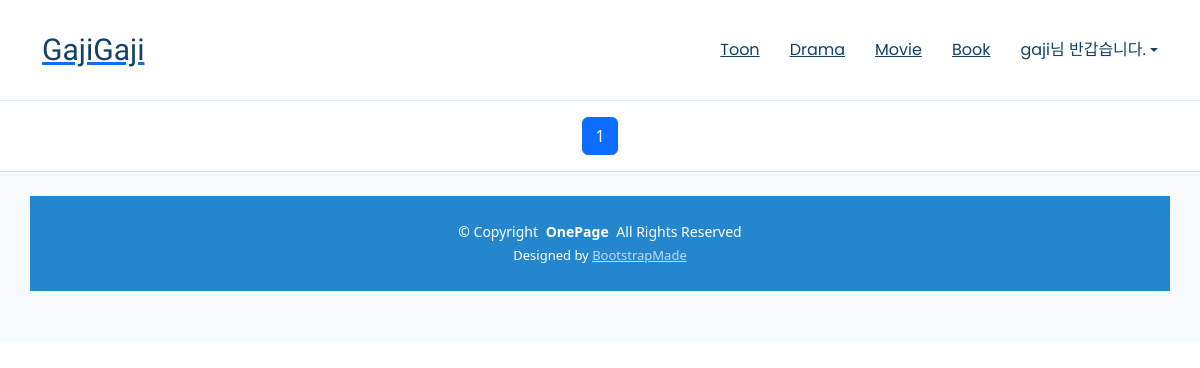
Page /Book/ (signed in) on the earlier database version.
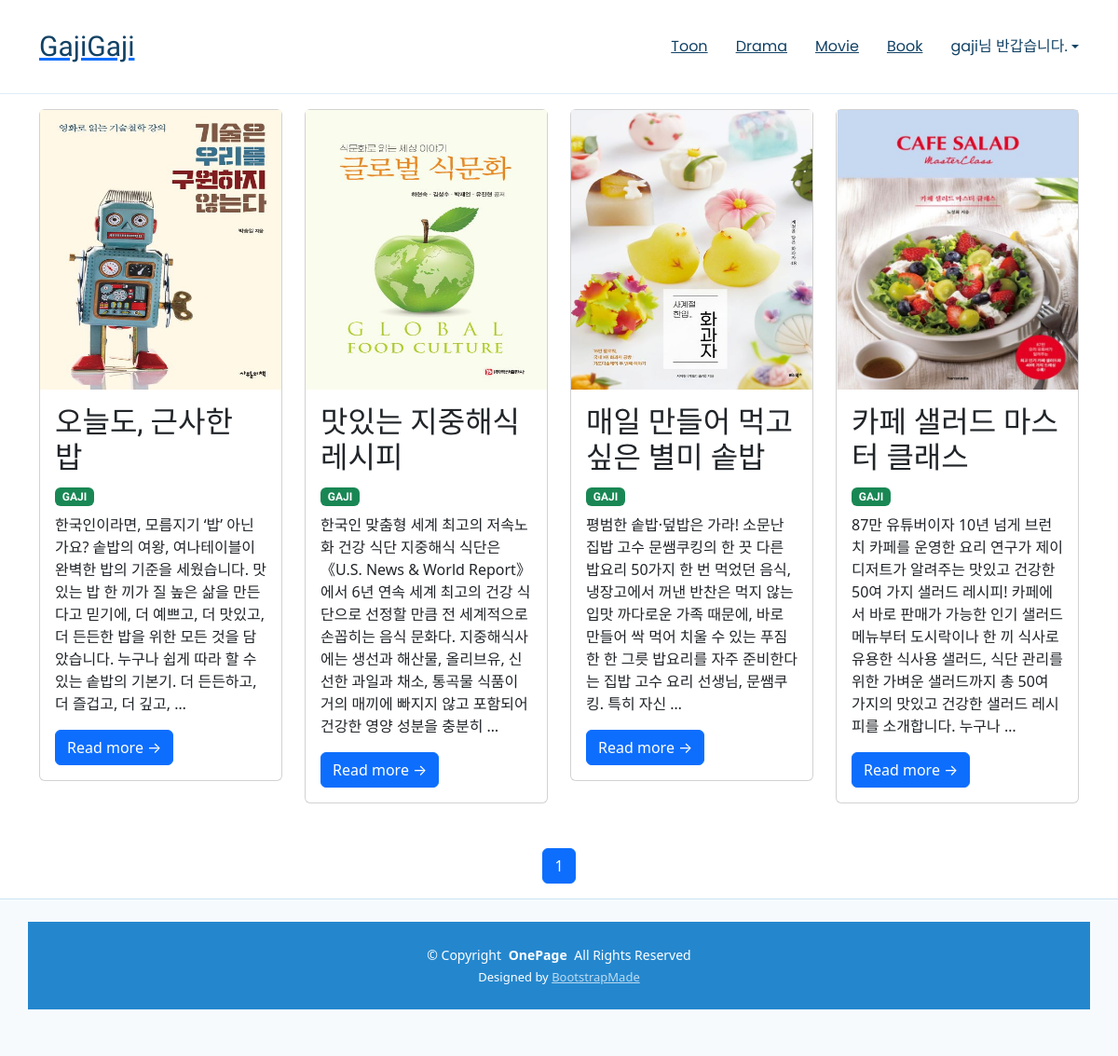
Same page on the later database version.
### Tools/models.py (models this page shows, shortened)
class Post(models.Model):
    title = models.CharField(max_length=100)
    content = models.TextField()
    created_date = models.DateTimeField(auto_now_add=True, null=True)
    modified_date = models.DateTimeField(auto_now=True, null=True)
    uploaded_image = models.ImageField(upload_to='images/', blank=True, null=True)
    updated_date = models.DateTimeField(auto_now=True, null=True, blank=True)
    author = models.ForeignKey(User, on_delete=models.SET_NULL, null=True, related_name='tool_posts')
    Categorytype = models.ForeignKey(Categorytype, on_delete=models.SET_NULL, null=True)
    Categorygenre = models.ForeignKey(Categorygenre, on_delete=models.SET_NULL, null=True)

### Book/views.py (the view)
# urls.py: path('', views.Book_main, name='Book_main'),
def Book_main(request):
    query = request.GET.get('q')
    post_list = Post.objects.filter(Categorytype__name='책').annotate(avg_rating=Avg('ratings__rating')).order_by(
        '-created_date')
    if query:
        post_list = post_list.filter(
            Q(title__icontains=query) | Q(Categorygenre__name__icontains=query)
        )
    paginator = Paginator(post_list, 8)
    page_number = request.GET.get('page')
    page_obj = paginator.get_page(page_number)
    try:
        Book_category = Categorytype.objects.get(name='책')
        categories = [Book_category]
    except Categorytype.DoesNotExist:
        categories = []
    return render(request, 'Book/Book_main.html', {'page_obj': page_obj, 'categories': categories})

### Book/templates/Book/Book_main.html (shortened to what this page needs)
{% extends 'Book/base2.html' %}
{% block main-area %}
<div class = " container mt-3">
    <div class ="row">
    {% for post in page_obj  %}
        <div class="col-lg-3 col-md-4 col-sm-6 mb-4">
            <div class="card mb-4">
                <a href="#!">
                    {% if post.uploaded_image %}
                    <img src="{{ post.uploaded_image.url }}" width="100%" height="300px" alt="uploaded image">
                    {% else %}
                    <img src="https://picsum.photos/seed/{{post.pk}}/854/300" alt="...">
                    {% endif %}
                </a>
                <div class="card-body">
                        <h2 class="card-title">{{post.title}}</h2>
                        {% if post.author %}
                            <h4 class="card-title badge text-bg-success">{{post.author | upper}}</h4>
                        {% endif %}
                        <p class="card-text">{{post.content | truncatewords:45}}</p>
                    <a class="btn btn-primary" href="{% url 'Book_detail' pk=post.pk %}">Read more →</a>
                </div>
            </div>
       </div>
    {% endfor %}
    </div>
</div>
{% endblock %}
{% block pagination %}
<div class="d-flex justify-content-center">
<nav aria-label="Page navigation">
    <ul class="pagination">
        {% for num in page_obj.paginator.page_range %}
            {% if page_obj.number == num %}
                <li class="page-item active"><a class="page-link" href="?page={{ num }}">{{ num }}</a></li>
            {% else %}
                <li class="page-item"><a class="page-link" href="?page={{ num }}">{{ num }}</a></li>
            {% endif %}
        {% endfor %}
    </ul>
</nav>
</div>
{% endblock %}

### Book/templates/Book/base2.html (shortened to what this page needs)
<!DOCTYPE html>
{% load static %}
{% load socialaccount %}
<html lang="ko">
<head>
  <link href="{% static 'assets/vendor/bootstrap/css/bootstrap.min.css' %}" rel="stylesheet">
  <link href="{% static 'assets/vendor/bootstrap-icons/bootstrap-icons.css' %}" rel="stylesheet">
  <link href="{% static 'assets/vendor/aos/aos.css' %}" rel="stylesheet">
  <link href="{% static 'assets/vendor/glightbox/css/glightbox.min.css' %}" rel="stylesheet">
  <link href="{% static 'assets/vendor/swiper/swiper-bundle.min.css' %}" rel="stylesheet">
  <link href="{% static 'assets/css/main.css' %}" rel="stylesheet">
  <link href="{% static 'assets/css/postpage.css' %}" rel="stylesheet">
  <link href="https://cdn.jsdelivr.net/npm/bootstrap@5.3.7/dist/css/bootstrap.min.css" rel="stylesheet">
</head>
<body class="index-page">
  <header id="header" class="header d-flex align-items-center sticky-top">
    <div class="container-fluid container-xl position-relative d-flex align-items-center">
      <a href="/" class="logo d-flex align-items-center me-auto">
        <h1 class="sitename">GajiGaji</h1>
      </a>
      <nav id="navmenu" class="navmenu">
        <ul>
          <li><a href="/Toon/">Toon</a></li>
          <li><a href="/Drama/">Drama</a></li>
          <li><a href="/Movie/">Movie</a></li>
          <li><a href="/Book/">Book</a></li>
            <li class="nav-item dropdown">
                {% if user.is_authenticated %}
                    <a class="nav-link dropdown-toggle" href="#" role="button" data-bs-toggle="dropdown" aria-expanded="false">
                         {{ user.username}}님 반갑습니다.</a>
                {% else %}
                    <<a class="nav-link" href="{% provider_login_url 'google' %}">Login with Google</a>
                    <a class="btn-getstarted" href="#" role="button" data-bs-toggle="dropdown" aria-expanded="false">
                         Login</a>
                {% endif %}
          </li>
        </ul>
      </nav>
    </div>
  </header>
  {% block main-area %}{% endblock %}
{% block pagination %}
{% endblock %}
  <footer id="footer" class="footer light-background">
    <div class="container copyright text-center mt-4">
      <p>© <span>Copyright</span> <strong class="px-1 sitename">OnePage</strong> <span>All Rights Reserved</span></p>
      <div class="credits">
       Designed by <a href="https://bootstrapmade.com/">BootstrapMade</a>
      </div>
    </div>
  </footer>
</body>
</html>

### single_pages/static/assets/css/main.css (style rules this page uses)
:root { --default-font: "Roboto", system-ui, -apple-system, "Segoe UI", Roboto, "Helvetica Neue", Arial, "Noto Sans", "Liberation Sans", sans-serif, "Apple Color Emoji", "Segoe UI Emoji", "Segoe UI Symbol", "Noto Color Emoji"; --heading-font: "Raleway", sans-serif; --nav-font: "Poppins", sans-serif; }
:root { --background-color: #ffffff; --default-color: #444444; --heading-color: #124265; --accent-color: #2487ce; --surface-color: #ffffff; --contrast-color: #ffffff; }
:root { --nav-color: #124265; --nav-hover-color: #2487ce; --nav-mobile-background-color: #ffffff; --nav-dropdown-background-color: #ffffff; --nav-dropdown-color: #124265; --nav-dropdown-hover-color: #2487ce; }
.light-background { --background-color: #f6fafd; --surface-color: #ffffff; }
:root { scroll-behavior: smooth; }
body { color: var(--default-color); background-color: var(--background-color); font-family: var(--default-font); }
a { color: var(--accent-color); text-decoration: none; transition: 0.3s; }
h1, h2, h3, h4, h5, h6 { color: var(--heading-color); font-family: var(--heading-font); }
.header { color: var(--default-color); background-color: var(--background-color); padding: 20px 0; transition: all 0.5s; z-index: 997; border-bottom: 1px solid color-mix(in srgb, var(--accent-color), transparent 85%); }
.header .logo { line-height: 1; }
.header .logo h1 { font-size: 30px; margin: 0; font-weight: 300; color: var(--heading-color); }
@media (max-width: 1200px) { .header .logo { order: 1; } }
@media (max-width: 1200px) { .header .navmenu { order: 3; } }
@media (min-width: 1200px) { .navmenu { padding: 0; } }
@media (min-width: 1200px) { .navmenu ul { margin: 0; padding: 0; display: flex; list-style: none; align-items: center; } }
@media (min-width: 1200px) { .navmenu li { position: relative; } }
@media (min-width: 1200px) { .navmenu a, .navmenu a:focus { color: var(--nav-color); padding: 18px 15px; font-size: 16px; font-family: var(--nav-font); font-weight: 400; display: flex; align-items: center; justify-content: space-between; white-space: nowrap; transition: 0.3s; } }
@media (min-width: 1200px) { .navmenu li:last-child a { padding-right: 0; } }
.footer { color: var(--default-color); background-color: var(--background-color); border-top: 1px solid color-mix(in srgb, var(--accent-color), transparent 80%); font-size: 14px; padding-bottom: 50px; position: relative; }
.footer .copyright { padding-top: 25px; padding-bottom: 25px; background-color: var(--accent-color); color: var(--contrast-color); }
.footer .copyright p { margin-bottom: 0; }
.footer .credits { margin-top: 4px; font-size: 13px; }
.footer .credits a { color: color-mix(in srgb, var(--contrast-color), transparent 30%); }

Differences in the rows shown:
added Post: uploaded_image (picture), title "오늘도, 근사한 밥", author "GAJI", content "한국인이라면, 모름지기 ‘밥’ 아닌가요? 솥밥의 여왕, 여나테이블이 완벽한 밥의 기준을 세웠습니다. 맛있는 밥 한 끼가 질 높은 삶을 만든다고 믿기에, 더 예쁘고, 더 맛있고, 더 든든한 밥을 위한 모든 것을 담았습니다. 누구나 쉽게 따라 할 수 있는 솥밥의 기본기. 더 든든하고, 더 즐겁고, 더 깊고, …"
added Post: uploaded_image (picture), title "맛있는 지중해식 레시피", author "GAJI", content "한국인 맞춤형 세계 최고의 저속노화 건강 식단 지중해식 식단은 《U.S. News & World Report》에서 6년 연속 세계 최고의 건강 식단으로 선정할 만큼 전 세계적으로 손꼽히는 음식 문화다. 지중해식사에는 생선과 해산물, 올리브유, 신선한 과일과 채소, 통곡물 식품이 거의 매끼에 빠지지 않고 포함되어 건강한 영양 성분을 충분히 …"
added Post: uploaded_image (picture), title "매일 만들어 먹고 싶은 별미 솥밥", author "GAJI", content "평범한 솥밥·덮밥은 가라! 소문난 집밥 고수 문쌤쿠킹의 한 끗 다른 밥요리 50가지 한 번 먹었던 음식, 냉장고에서 꺼낸 반찬은 먹지 않는 입맛 까다로운 가족 때문에, 바로 만들어 싹 먹어 치울 수 있는 푸짐한 한 그릇 밥요리를 자주 준비한다는 집밥 고수 요리 선생님, 문쌤쿠킹. 특히 자신 …"
added Post: uploaded_image (picture), title "카페 샐러드 마스터 클래스", author "GAJI", content "87만 유튜버이자 10년 넘게 브런치 카페를 운영한 요리 연구가 제이디저트가 알려주는 맛있고 건강한 50여 가지 샐러드 레시피! 카페에서 바로 판매가 가능한 인기 샐러드 메뉴부터 도시락이나 한 끼 식사로 유용한 식사용 샐러드, 식단 관리를 위한 가벼운 샐러드까지 총 50여 가지의 맛있고 건강한 샐러드 레시피를 소개합니다. 누구나 …"
